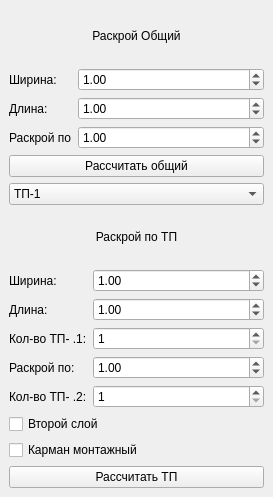
<?xml version="1.0" encoding="UTF-8"?>
<ui version="4.0">
 <class>MainWindow</class>
 <widget class="QMainWindow" name="MainWindow">
  <property name="geometry">
   <rect>
    <x>0</x>
    <y>0</y>
    <width>273</width>
    <height>497</height>
   </rect>
  </property>
  <property name="windowTitle">
   <string>MainWindow</string>
  </property>
  <property name="styleSheet">
   <string notr="true">font: 14pt &quot;Times New Roman&quot;;</string>
  </property>
  <widget class="QWidget" name="centralwidget">
   <layout class="QVBoxLayout" name="verticalLayout">
    <item>
     <widget class="QLabel" name="label_8">
      <property name="text">
       <string>Раскрой Общий</string>
      </property>
      <property name="alignment">
       <set>Qt::AlignCenter</set>
      </property>
     </widget>
    </item>
    <item>
     <layout class="QFormLayout" name="formLayout">
      <item row="0" column="0">
       <widget class="QLabel" name="label">
        <property name="text">
         <string>Ширина:</string>
        </property>
       </widget>
      </item>
      <item row="1" column="0">
       <widget class="QLabel" name="label_2">
        <property name="text">
         <string>Длина:</string>
        </property>
       </widget>
      </item>
      <item row="1" column="1">
       <widget class="QDoubleSpinBox" name="length_doubleSpinBox">
        <property name="maximum">
         <double>1000000.000000000000000</double>
        </property>
        <property name="value">
         <double>1.000000000000000</double>
        </property>
       </widget>
      </item>
      <item row="2" column="0">
       <widget class="QLabel" name="label_3">
        <property name="text">
         <string>Раскрой по</string>
        </property>
       </widget>
      </item>
      <item row="2" column="1">
       <widget class="QDoubleSpinBox" name="count_doubleSpinBox">
        <property name="maximum">
         <double>1000000.000000000000000</double>
        </property>
        <property name="value">
         <double>1.000000000000000</double>
        </property>
       </widget>
      </item>
      <item row="0" column="1">
       <widget class="QDoubleSpinBox" name="width_doubleSpinBox">
        <property name="maximum">
         <double>1000000.000000000000000</double>
        </property>
        <property name="value">
         <double>1.000000000000000</double>
        </property>
       </widget>
      </item>
     </layout>
    </item>
    <item>
     <widget class="QPushButton" name="pushButton">
      <property name="text">
       <string>Рассчитать общий</string>
      </property>
     </widget>
    </item>
    <item>
     <widget class="QComboBox" name="comboBox">
      <item>
       <property name="text">
        <string>ТП-1</string>
       </property>
      </item>
      <item>
       <property name="text">
        <string>ТП-2</string>
       </property>
      </item>
     </widget>
    </item>
    <item>
     <widget class="QLabel" name="label_4">
      <property name="text">
       <string>Раскрой по ТП</string>
      </property>
      <property name="alignment">
       <set>Qt::AlignCenter</set>
      </property>
     </widget>
    </item>
    <item>
     <layout class="QFormLayout" name="formLayout_2">
      <item row="0" column="1">
       <widget class="QDoubleSpinBox" name="width_doubleSpinBox_2">
        <property name="maximum">
         <double>100000.000000000000000</double>
        </property>
        <property name="value">
         <double>1.000000000000000</double>
        </property>
       </widget>
      </item>
      <item row="1" column="0">
       <widget class="QLabel" name="label_5">
        <property name="text">
         <string>Длина:</string>
        </property>
       </widget>
      </item>
      <item row="1" column="1">
       <widget class="QDoubleSpinBox" name="length_doubleSpinBox_2">
        <property name="maximum">
         <double>1000000.000000000000000</double>
        </property>
        <property name="value">
         <double>1.000000000000000</double>
        </property>
       </widget>
      </item>
      <item row="2" column="0">
       <widget class="QLabel" name="label_6">
        <property name="text">
         <string>Кол-во ТП- .1:</string>
        </property>
       </widget>
      </item>
      <item row="0" column="0">
       <widget class="QLabel" name="label_7">
        <property name="text">
         <string>Ширина:</string>
        </property>
       </widget>
      </item>
      <item row="2" column="1">
       <widget class="QSpinBox" name="quantity_spinBox">
        <property name="minimum">
         <number>1</number>
        </property>
       </widget>
      </item>
      <item row="3" column="0">
       <widget class="QLabel" name="label_9">
        <property name="text">
         <string>Раскрой по:</string>
        </property>
       </widget>
      </item>
      <item row="3" column="1">
       <widget class="QDoubleSpinBox" name="count_doubleSpinBox_2">
        <property name="maximum">
         <double>1000000.000000000000000</double>
        </property>
        <property name="value">
         <double>1.000000000000000</double>
        </property>
       </widget>
      </item>
      <item row="4" column="1">
       <widget class="QSpinBox" name="quantity_spinBox_tp2">
        <property name="minimum">
         <number>1</number>
        </property>
       </widget>
      </item>
      <item row="4" column="0">
       <widget class="QLabel" name="label_10">
        <property name="text">
         <string>Кол-во ТП- .2:</string>
        </property>
       </widget>
      </item>
     </layout>
    </item>
    <item>
     <widget class="QCheckBox" name="secondlayout_checkBox">
      <property name="text">
       <string>Второй слой</string>
      </property>
     </widget>
    </item>
    <item>
     <widget class="QCheckBox" name="pocket_checkBox">
      <property name="text">
       <string>Карман монтажный</string>
      </property>
     </widget>
    </item>
    <item>
     <widget class="QPushButton" name="tp_pushButton">
      <property name="text">
       <string>Рассчитать ТП</string>
      </property>
     </widget>
    </item>
   </layout>
  </widget>
 </widget>
 <resources/>
 <connections/>
</ui>
